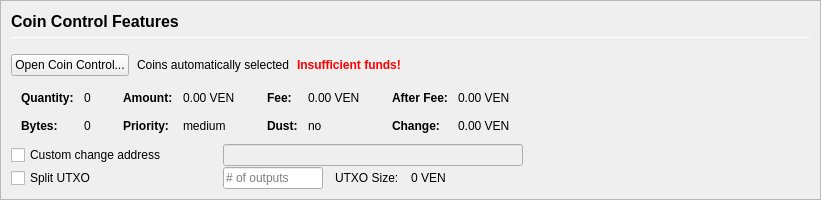
         <widget class="QFrame" name="frameCoinControl">
          <property name="sizePolicy">
           <sizepolicy hsizetype="Expanding" vsizetype="Expanding">
            <horstretch>0</horstretch>
            <verstretch>0</verstretch>
           </sizepolicy>
          </property>
          <property name="maximumSize">
           <size>
            <width>16777215</width>
            <height>16777215</height>
           </size>
          </property>
          <property name="frameShape">
           <enum>QFrame::StyledPanel</enum>
          </property>
          <property name="frameShadow">
           <enum>QFrame::Sunken</enum>
          </property>
          <layout class="QVBoxLayout" name="verticalLayoutCoinControl2">
           <property name="spacing">
            <number>0</number>
           </property>
           <property name="leftMargin">
            <number>0</number>
           </property>
           <property name="topMargin">
            <number>0</number>
           </property>
           <property name="rightMargin">
            <number>0</number>
           </property>
           <property name="bottomMargin">
            <number>0</number>
           </property>
           <item>
            <widget class="QFrame" name="frameCoinControl_BG">
             <layout class="QVBoxLayout" name="verticalLayoutCoinControl" stretch="0,0,0,0,0,0">
              <property name="spacing">
               <number>1</number>
              </property>
              <property name="leftMargin">
               <number>10</number>
              </property>
              <property name="topMargin">
               <number>10</number>
              </property>
              <item>
               <layout class="QHBoxLayout" name="horizontalLayoutCoinControl1">
                <property name="bottomMargin">
                 <number>15</number>
                </property>
                <item>
                 <layout class="QVBoxLayout" name="verticalLayout_3">
                  <property name="spacing">
                   <number>6</number>
                  </property>
                  <item>
                   <widget class="QLabel" name="labelCoinControlFeatures">
                    <property name="sizePolicy">
                     <sizepolicy hsizetype="Preferred" vsizetype="Maximum">
                      <horstretch>0</horstretch>
                      <verstretch>0</verstretch>
                     </sizepolicy>
                    </property>
                    <property name="minimumSize">
                     <size>
                      <width>0</width>
                      <height>20</height>
                     </size>
                    </property>
                    <property name="font">
                     <font>
                      <pointsize>12</pointsize>
                      <weight>75</weight>
                      <bold>true</bold>
                     </font>
                    </property>
                    <property name="styleSheet">
                     <string notr="true">font-weight:bold;</string>
                    </property>
                    <property name="text">
                     <string>Coin Control Features</string>
                    </property>
                   </widget>
                  </item>
                  <item>
                   <widget class="Line" name="line">
                    <property name="minimumSize">
                     <size>
                      <width>0</width>
                      <height>1</height>
                     </size>
                    </property>
                    <property name="maximumSize">
                     <size>
                      <width>16777215</width>
                      <height>1</height>
                     </size>
                    </property>
                    <property name="orientation">
                     <enum>Qt::Horizontal</enum>
                    </property>
                   </widget>
                  </item>
                 </layout>
                </item>
               </layout>
              </item>
              <item>
               <layout class="QHBoxLayout" name="horizontalLayoutCoinControl2" stretch="0,0,0,0">
                <property name="spacing">
                 <number>8</number>
                </property>
                <property name="bottomMargin">
                 <number>10</number>
                </property>
                <item>
                 <widget class="QPushButton" name="pushButtonCoinControl">
                  <property name="styleSheet">
                   <string notr="true"/>
                  </property>
                  <property name="text">
                   <string>Open Coin Control...</string>
                  </property>
                  <property name="autoDefault">
                   <bool>false</bool>
                  </property>
                 </widget>
                </item>
                <item>
                 <widget class="QLabel" name="labelCoinControlAutomaticallySelected">
                  <property name="text">
                   <string>Coins automatically selected</string>
                  </property>
                  <property name="margin">
                   <number>5</number>
                  </property>
                 </widget>
                </item>
                <item>
                 <widget class="QLabel" name="labelCoinControlInsuffFunds">
                  <property name="font">
                   <font>
                    <weight>75</weight>
                    <bold>true</bold>
                   </font>
                  </property>
                  <property name="styleSheet">
                   <string notr="true">color:red;font-weight:bold;</string>
                  </property>
                  <property name="text">
                   <string>Insufficient funds!</string>
                  </property>
                  <property name="margin">
                   <number>5</number>
                  </property>
                 </widget>
                </item>
                <item>
                 <spacer name="horizontalSpacerCoinControl">
                  <property name="orientation">
                   <enum>Qt::Horizontal</enum>
                  </property>
                  <property name="sizeHint" stdset="0">
                   <size>
                    <width>40</width>
                    <height>1</height>
                   </size>
                  </property>
                 </spacer>
                </item>
               </layout>
              </item>
              <item>
               <widget class="QWidget" name="widgetCoinControl" native="true">
                <property name="sizePolicy">
                 <sizepolicy hsizetype="Preferred" vsizetype="Preferred">
                  <horstretch>0</horstretch>
                  <verstretch>0</verstretch>
                 </sizepolicy>
                </property>
                <property name="minimumSize">
                 <size>
                  <width>0</width>
                  <height>0</height>
                 </size>
                </property>
                <property name="styleSheet">
                 <string notr="true"/>
                </property>
                <layout class="QHBoxLayout" name="horizontalLayoutCoinControl5">
                 <property name="leftMargin">
                  <number>0</number>
                 </property>
                 <property name="topMargin">
                  <number>0</number>
                 </property>
                 <property name="rightMargin">
                  <number>0</number>
                 </property>
                 <property name="bottomMargin">
                  <number>0</number>
                 </property>
                 <item>
                  <layout class="QHBoxLayout" name="horizontalLayoutCoinControl3" stretch="0,0,0,1">
                   <property name="spacing">
                    <number>20</number>
                   </property>
                   <property name="topMargin">
                    <number>0</number>
                   </property>
                   <property name="bottomMargin">
                    <number>10</number>
                   </property>
                   <item>
                    <layout class="QFormLayout" name="formLayoutCoinControl1">
                     <property name="horizontalSpacing">
                      <number>10</number>
                     </property>
                     <property name="verticalSpacing">
                      <number>14</number>
                     </property>
                     <property name="leftMargin">
                      <number>10</number>
                     </property>
                     <property name="topMargin">
                      <number>4</number>
                     </property>
                     <property name="rightMargin">
                      <number>6</number>
                     </property>
                     <item row="0" column="0">
                      <widget class="QLabel" name="labelCoinControlQuantityText">
                       <property name="font">
                        <font>
                         <weight>75</weight>
                         <bold>true</bold>
                        </font>
                       </property>
                       <property name="text">
                        <string>Quantity:</string>
                       </property>
                       <property name="margin">
                        <number>0</number>
                       </property>
                      </widget>
                     </item>
                     <item row="0" column="1">
                      <widget class="QLabel" name="labelCoinControlQuantity">
                       <property name="cursor">
                        <cursorShape>IBeamCursor</cursorShape>
                       </property>
                       <property name="contextMenuPolicy">
                        <enum>Qt::ActionsContextMenu</enum>
                       </property>
                       <property name="text">
                        <string notr="true">0</string>
                       </property>
                       <property name="margin">
                        <number>0</number>
                       </property>
                       <property name="textInteractionFlags">
                        <set>Qt::LinksAccessibleByMouse|Qt::TextSelectableByKeyboard|Qt::TextSelectableByMouse</set>
                       </property>
                      </widget>
                     </item>
                     <item row="1" column="0">
                      <widget class="QLabel" name="labelCoinControlBytesText">
                       <property name="font">
                        <font>
                         <weight>75</weight>
                         <bold>true</bold>
                        </font>
                       </property>
                       <property name="text">
                        <string>Bytes:</string>
                       </property>
                      </widget>
                     </item>
                     <item row="1" column="1">
                      <widget class="QLabel" name="labelCoinControlBytes">
                       <property name="cursor">
                        <cursorShape>IBeamCursor</cursorShape>
                       </property>
                       <property name="contextMenuPolicy">
                        <enum>Qt::ActionsContextMenu</enum>
                       </property>
                       <property name="text">
                        <string notr="true">0</string>
                       </property>
                       <property name="textInteractionFlags">
                        <set>Qt::LinksAccessibleByMouse|Qt::TextSelectableByKeyboard|Qt::TextSelectableByMouse</set>
                       </property>
                      </widget>
                     </item>
                    </layout>
                   </item>
                   <item>
                    <layout class="QFormLayout" name="formLayoutCoinControl2">
                     <property name="horizontalSpacing">
                      <number>10</number>
                     </property>
                     <property name="verticalSpacing">
                      <number>14</number>
                     </property>
                     <property name="leftMargin">
                      <number>6</number>
                     </property>
                     <property name="topMargin">
                      <number>4</number>
                     </property>
                     <property name="rightMargin">
                      <number>6</number>
                     </property>
                     <item row="0" column="0">
                      <widget class="QLabel" name="labelCoinControlAmountText">
                       <property name="font">
                        <font>
                         <weight>75</weight>
                         <bold>true</bold>
                        </font>
                       </property>
                       <property name="text">
                        <string>Amount:</string>
                       </property>
                       <property name="margin">
                        <number>0</number>
                       </property>
                      </widget>
                     </item>
                     <item row="0" column="1">
                      <widget class="QLabel" name="labelCoinControlAmount">
                       <property name="cursor">
                        <cursorShape>IBeamCursor</cursorShape>
                       </property>
                       <property name="contextMenuPolicy">
                        <enum>Qt::ActionsContextMenu</enum>
                       </property>
                       <property name="text">
                        <string notr="true">0.00 VEN</string>
                       </property>
                       <property name="textInteractionFlags">
                        <set>Qt::LinksAccessibleByMouse|Qt::TextSelectableByKeyboard|Qt::TextSelectableByMouse</set>
                       </property>
                      </widget>
                     </item>
                     <item row="1" column="0">
                      <widget class="QLabel" name="labelCoinControlPriorityText">
                       <property name="font">
                        <font>
                         <weight>75</weight>
                         <bold>true</bold>
                        </font>
                       </property>
                       <property name="text">
                        <string>Priority:</string>
                       </property>
                      </widget>
                     </item>
                     <item row="1" column="1">
                      <widget class="QLabel" name="labelCoinControlPriority">
                       <property name="cursor">
                        <cursorShape>IBeamCursor</cursorShape>
                       </property>
                       <property name="contextMenuPolicy">
                        <enum>Qt::ActionsContextMenu</enum>
                       </property>
                       <property name="text">
                        <string>medium</string>
                       </property>
                       <property name="textInteractionFlags">
                        <set>Qt::LinksAccessibleByMouse|Qt::TextSelectableByKeyboard|Qt::TextSelectableByMouse</set>
                       </property>
                      </widget>
                     </item>
                    </layout>
                   </item>
                   <item>
                    <layout class="QFormLayout" name="formLayoutCoinControl3">
                     <property name="horizontalSpacing">
                      <number>10</number>
                     </property>
                     <property name="verticalSpacing">
                      <number>14</number>
                     </property>
                     <property name="leftMargin">
                      <number>6</number>
                     </property>
                     <property name="topMargin">
                      <number>4</number>
                     </property>
                     <property name="rightMargin">
                      <number>6</number>
                     </property>
                     <item row="0" column="0">
                      <widget class="QLabel" name="labelCoinControlFeeText">
                       <property name="font">
                        <font>
                         <weight>75</weight>
                         <bold>true</bold>
                        </font>
                       </property>
                       <property name="text">
                        <string>Fee:</string>
                       </property>
                       <property name="margin">
                        <number>0</number>
                       </property>
                      </widget>
                     </item>
                     <item row="0" column="1">
                      <widget class="QLabel" name="labelCoinControlFee">
                       <property name="cursor">
                        <cursorShape>IBeamCursor</cursorShape>
                       </property>
                       <property name="contextMenuPolicy">
                        <enum>Qt::ActionsContextMenu</enum>
                       </property>
                       <property name="text">
                        <string notr="true">0.00 VEN</string>
                       </property>
                       <property name="textInteractionFlags">
                        <set>Qt::LinksAccessibleByMouse|Qt::TextSelectableByKeyboard|Qt::TextSelectableByMouse</set>
                       </property>
                      </widget>
                     </item>
                     <item row="1" column="0">
                      <widget class="QLabel" name="labelCoinControlLowOutputText">
                       <property name="font">
                        <font>
                         <weight>75</weight>
                         <bold>true</bold>
                        </font>
                       </property>
                       <property name="text">
                        <string>Dust:</string>
                       </property>
                      </widget>
                     </item>
                     <item row="1" column="1">
                      <widget class="QLabel" name="labelCoinControlLowOutput">
                       <property name="cursor">
                        <cursorShape>IBeamCursor</cursorShape>
                       </property>
                       <property name="contextMenuPolicy">
                        <enum>Qt::ActionsContextMenu</enum>
                       </property>
                       <property name="text">
                        <string>no</string>
                       </property>
                       <property name="textInteractionFlags">
                        <set>Qt::LinksAccessibleByMouse|Qt::TextSelectableByKeyboard|Qt::TextSelectableByMouse</set>
                       </property>
                      </widget>
                     </item>
                    </layout>
                   </item>
                   <item>
                    <layout class="QFormLayout" name="formLayoutCoinControl4">
                     <property name="horizontalSpacing">
                      <number>10</number>
                     </property>
                     <property name="verticalSpacing">
                      <number>14</number>
                     </property>
                     <property name="leftMargin">
                      <number>6</number>
                     </property>
                     <property name="topMargin">
                      <number>4</number>
                     </property>
                     <property name="rightMargin">
                      <number>6</number>
                     </property>
                     <item row="0" column="0">
                      <widget class="QLabel" name="labelCoinControlAfterFeeText">
                       <property name="font">
                        <font>
                         <weight>75</weight>
                         <bold>true</bold>
                        </font>
                       </property>
                       <property name="text">
                        <string>After Fee:</string>
                       </property>
                       <property name="margin">
                        <number>0</number>
                       </property>
                      </widget>
                     </item>
                     <item row="0" column="1">
                      <widget class="QLabel" name="labelCoinControlAfterFee">
                       <property name="cursor">
                        <cursorShape>IBeamCursor</cursorShape>
                       </property>
                       <property name="contextMenuPolicy">
                        <enum>Qt::ActionsContextMenu</enum>
                       </property>
                       <property name="text">
                        <string notr="true">0.00 VEN</string>
                       </property>
                       <property name="textInteractionFlags">
                        <set>Qt::LinksAccessibleByMouse|Qt::TextSelectableByKeyboard|Qt::TextSelectableByMouse</set>
                       </property>
                      </widget>
                     </item>
                     <item row="1" column="0">
                      <widget class="QLabel" name="labelCoinControlChangeText">
                       <property name="font">
                        <font>
                         <weight>75</weight>
                         <bold>true</bold>
                        </font>
                       </property>
                       <property name="text">
                        <string>Change:</string>
                       </property>
                      </widget>
                     </item>
                     <item row="1" column="1">
                      <widget class="QLabel" name="labelCoinControlChange">
                       <property name="cursor">
                        <cursorShape>IBeamCursor</cursorShape>
                       </property>
                       <property name="contextMenuPolicy">
                        <enum>Qt::ActionsContextMenu</enum>
                       </property>
                       <property name="text">
                        <string notr="true">0.00 VEN</string>
                       </property>
                       <property name="textInteractionFlags">
                        <set>Qt::LinksAccessibleByMouse|Qt::TextSelectableByKeyboard|Qt::TextSelectableByMouse</set>
                       </property>
                      </widget>
                     </item>
                    </layout>
                   </item>
                  </layout>
                 </item>
                </layout>
               </widget>
              </item>
              <item>
               <layout class="QHBoxLayout" name="horizontalLayoutCoinControl4">
                <property name="spacing">
                 <number>12</number>
                </property>
                <property name="sizeConstraint">
                 <enum>QLayout::SetDefaultConstraint</enum>
                </property>
                <property name="topMargin">
                 <number>0</number>
                </property>
                <property name="rightMargin">
                 <number>0</number>
                </property>
                <item>
                 <widget class="QCheckBox" name="checkBoxCoinControlChange">
                  <property name="sizePolicy">
                   <sizepolicy hsizetype="Preferred" vsizetype="Preferred">
                    <horstretch>0</horstretch>
                    <verstretch>0</verstretch>
                   </sizepolicy>
                  </property>
                  <property name="minimumSize">
                   <size>
                    <width>200</width>
                    <height>0</height>
                   </size>
                  </property>
                  <property name="maximumSize">
                   <size>
                    <width>200</width>
                    <height>16777215</height>
                   </size>
                  </property>
                  <property name="toolTip">
                   <string>If this is activated, but the change address is empty or invalid, change will be sent to a newly generated address.</string>
                  </property>
                  <property name="text">
                   <string>Custom change address</string>
                  </property>
                 </widget>
                </item>
                <item>
                 <widget class="QValidatedLineEdit" name="lineEditCoinControlChange">
                  <property name="enabled">
                   <bool>false</bool>
                  </property>
                  <property name="sizePolicy">
                   <sizepolicy hsizetype="Preferred" vsizetype="Preferred">
                    <horstretch>0</horstretch>
                    <verstretch>0</verstretch>
                   </sizepolicy>
                  </property>
                  <property name="minimumSize">
                   <size>
                    <width>300</width>
                    <height>0</height>
                   </size>
                  </property>
                 </widget>
                </item>
                <item>
                 <widget class="QLabel" name="labelCoinControlChangeLabel">
                  <property name="sizePolicy">
                   <sizepolicy hsizetype="Preferred" vsizetype="Preferred">
                    <horstretch>0</horstretch>
                    <verstretch>0</verstretch>
                   </sizepolicy>
                  </property>
                  <property name="minimumSize">
                   <size>
                    <width>100</width>
                    <height>0</height>
                   </size>
                  </property>
                  <property name="text">
                   <string/>
                  </property>
                  <property name="margin">
                   <number>3</number>
                  </property>
                 </widget>
                </item>
               </layout>
              </item>
              <item>
               <layout class="QHBoxLayout" name="horizontalLayoutCoinControl6">
                <property name="spacing">
                 <number>12</number>
                </property>
                <property name="rightMargin">
                 <number>0</number>
                </property>
                <item>
                 <widget class="QCheckBox" name="splitBlockCheckBox">
                  <property name="sizePolicy">
                   <sizepolicy hsizetype="Preferred" vsizetype="Preferred">
                    <horstretch>0</horstretch>
                    <verstretch>0</verstretch>
                   </sizepolicy>
                  </property>
                  <property name="minimumSize">
                   <size>
                    <width>200</width>
                    <height>0</height>
                   </size>
                  </property>
                  <property name="maximumSize">
                   <size>
                    <width>200</width>
                    <height>16777215</height>
                   </size>
                  </property>
                  <property name="text">
                   <string>Split UTXO</string>
                  </property>
                 </widget>
                </item>
                <item>
                 <widget class="QLineEdit" name="splitBlockLineEdit">
                  <property name="sizePolicy">
                   <sizepolicy hsizetype="Preferred" vsizetype="Preferred">
                    <horstretch>50</horstretch>
                    <verstretch>0</verstretch>
                   </sizepolicy>
                  </property>
                  <property name="minimumSize">
                   <size>
                    <width>100</width>
                    <height>0</height>
                   </size>
                  </property>
                  <property name="maximumSize">
                   <size>
                    <width>100</width>
                    <height>16777215</height>
                   </size>
                  </property>
                  <property name="placeholderText">
                   <string># of outputs</string>
                  </property>
                 </widget>
                </item>
                <item>
                 <widget class="QLabel" name="labelBlockSizeText">
                  <property name="text">
                   <string>UTXO Size:</string>
                  </property>
                 </widget>
                </item>
                <item>
                 <widget class="QLabel" name="labelBlockSize">
                  <property name="text">
                   <string>0 VEN</string>
                  </property>
                 </widget>
                </item>
                <item>
                 <spacer name="horizontalSpacer_7">
                  <property name="orientation">
                   <enum>Qt::Horizontal</enum>
                  </property>
                  <property name="sizeHint" stdset="0">
                   <size>
                    <width>40</width>
                    <height>20</height>
                   </size>
                  </property>
                 </spacer>
                </item>
               </layout>
              </item>
              <item>
               <spacer name="verticalSpacerCoinControl">
                <property name="orientation">
                 <enum>Qt::Vertical</enum>
                </property>
                <property name="sizeHint" stdset="0">
                 <size>
                  <width>800</width>
                  <height>1</height>
                 </size>
                </property>
               </spacer>
              </item>
             </layout>
            </widget>
           </item>
          </layout>
         </widget>
